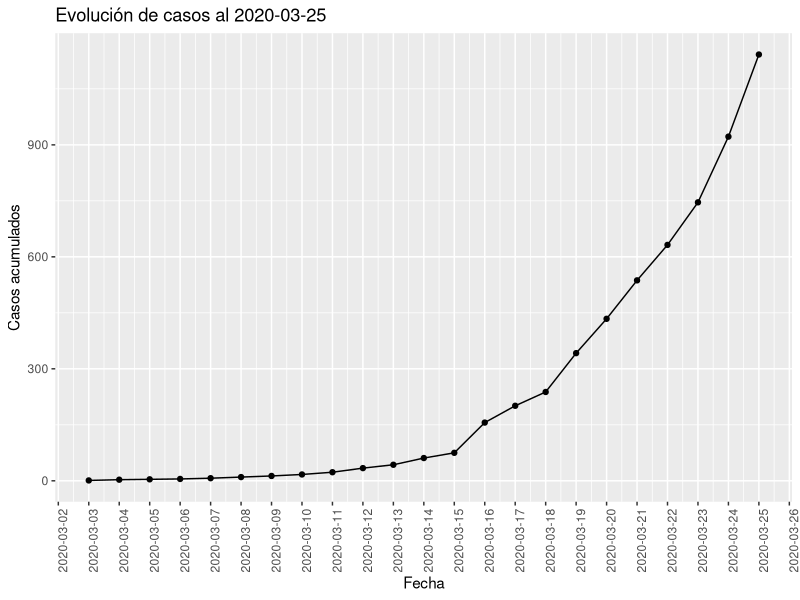
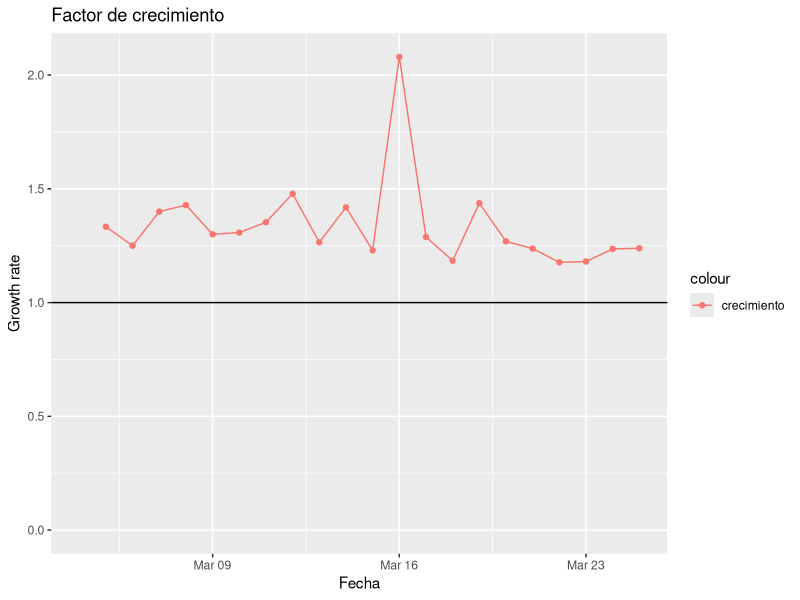
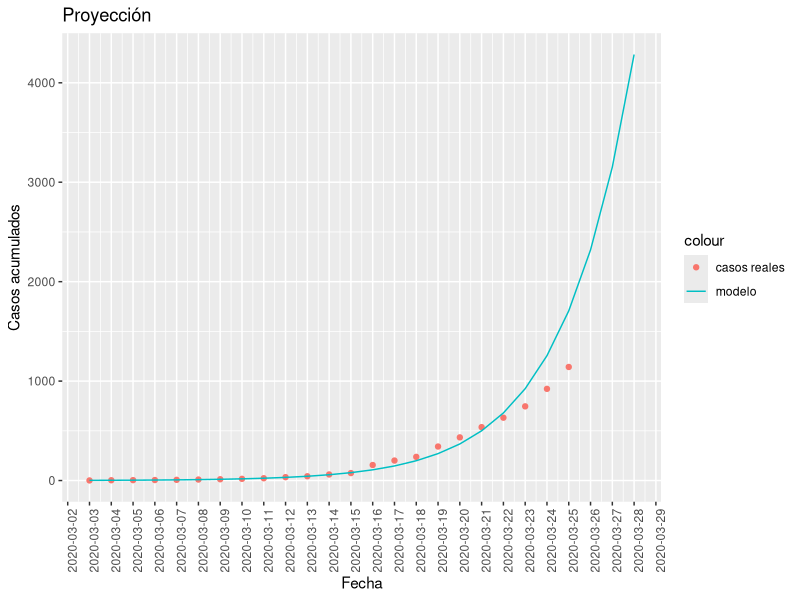
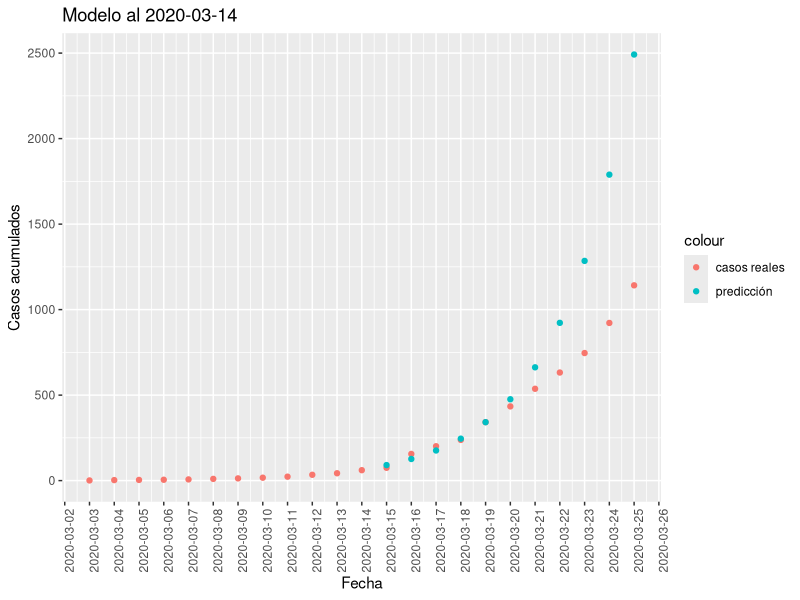
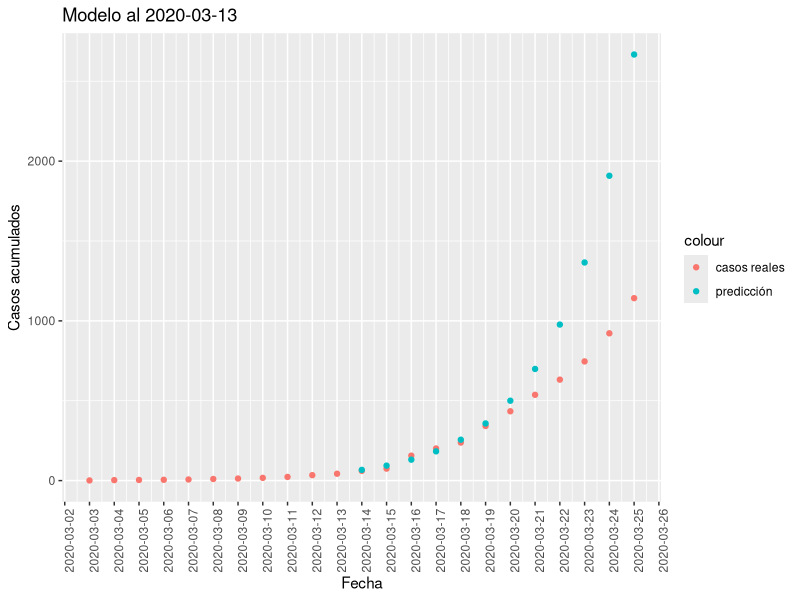

The R script that drew these images, in order:
## ---- chunk 1
knitr::opts_chunk$set(echo = FALSE)
library(ggplot2)
## ---- chunk 2
data <- read.csv2("corona_data.csv", sep = ",", header = TRUE)
data$Day <- as.Date(data$Day)
n <- nrow(data)
data$x <- 1:n
data$cum <- cumsum(data$NewCases)
latest <- data[n,1]
p <-ggplot() + ggtitle(paste("Evolución de casos al", latest)) +
    geom_line(aes(x=data$Day, y=data$cum)) + 
    geom_point(aes(x=data$Day, y=data$cum)) +
    xlab("Fecha") + ylab("Casos acumulados") + 
    theme(axis.text.x = element_text(angle = 90, hjust = 1)) +
    scale_x_date(date_breaks = "1 days")
p
## ---- chunk 3
growth_ratio <- vector(length=(n-1))
for( i in 2:n ) {
  growth_ratio[i-1] <- data$cum[i] / data$cum[i-1]
}
# La primera muestra es espuria
growth_ratio[1] <- NA
ggplot() + ggtitle("Factor de crecimiento") + 
  geom_point(aes(x=data$Day[2:n], y=growth_ratio, color="crecimiento")) + 
  geom_line(aes(x=data$Day[2:n], y=growth_ratio, color="crecimiento")) + 
  xlab("Fecha") + ylab("Growth rate") +
  ylim(0,(max(growth_ratio)+0.5)) +
  geom_hline(yintercept = 1, aes(color="y=1"))
  
## ---- chunk 4
model <- lm(formula = log(cum) ~ x , data=data)

test_data <- data.frame(
                Day = seq(data$Day[1], by="day", length.out = (n+3)), 
                x = 1:(n+3)
              )

test_data$preds <- exp(predict(model, newdata=test_data))

p <-ggplot() + ggtitle(paste("Proyección")) +
    geom_point(aes(x=data$Day, y=data$cum, color="casos reales")) + 
    geom_line(aes(x=test_data$Day, y=test_data$preds, color="modelo")) + 
    xlab("Fecha") + ylab("Casos acumulados") + 
    theme(axis.text.x = element_text(angle = 90, hjust = 1)) +
    scale_x_date(date_breaks = "1 days")
p

summary(model)
## ---- chunk 5
run_model <- function(data, date_split) {
  train_idxs <- which(data$Day <= date_split)
  train <- data[train_idxs,]
  test  <- data[-train_idxs,]
  model <- lm(formula = log(cum) ~ x, data=train)
  test$preds <- exp(predict(model, newdata=test))
  
  error <- sqrt(mean(test$cum - test$preds)^2)
  cat("RMS error = ", error, "personas")
  
  ggplot() + ggtitle(paste("Modelo al", date_split)) +
      geom_point(aes(x=data$Day, y=data$cum, color="casos reales")) + 
      geom_point(aes(x=test$Day, y=test$preds, color="predicción")) + 
      xlab("Fecha") + ylab("Casos acumulados") + 
      theme(axis.text.x = element_text(angle = 90, hjust = 1)) +
      scale_x_date(date_breaks = "1 days")
  
}
## ---- chunk 6
run_model(data, "2020-03-14")
## ---- chunk 7
run_model(data, "2020-03-13")
